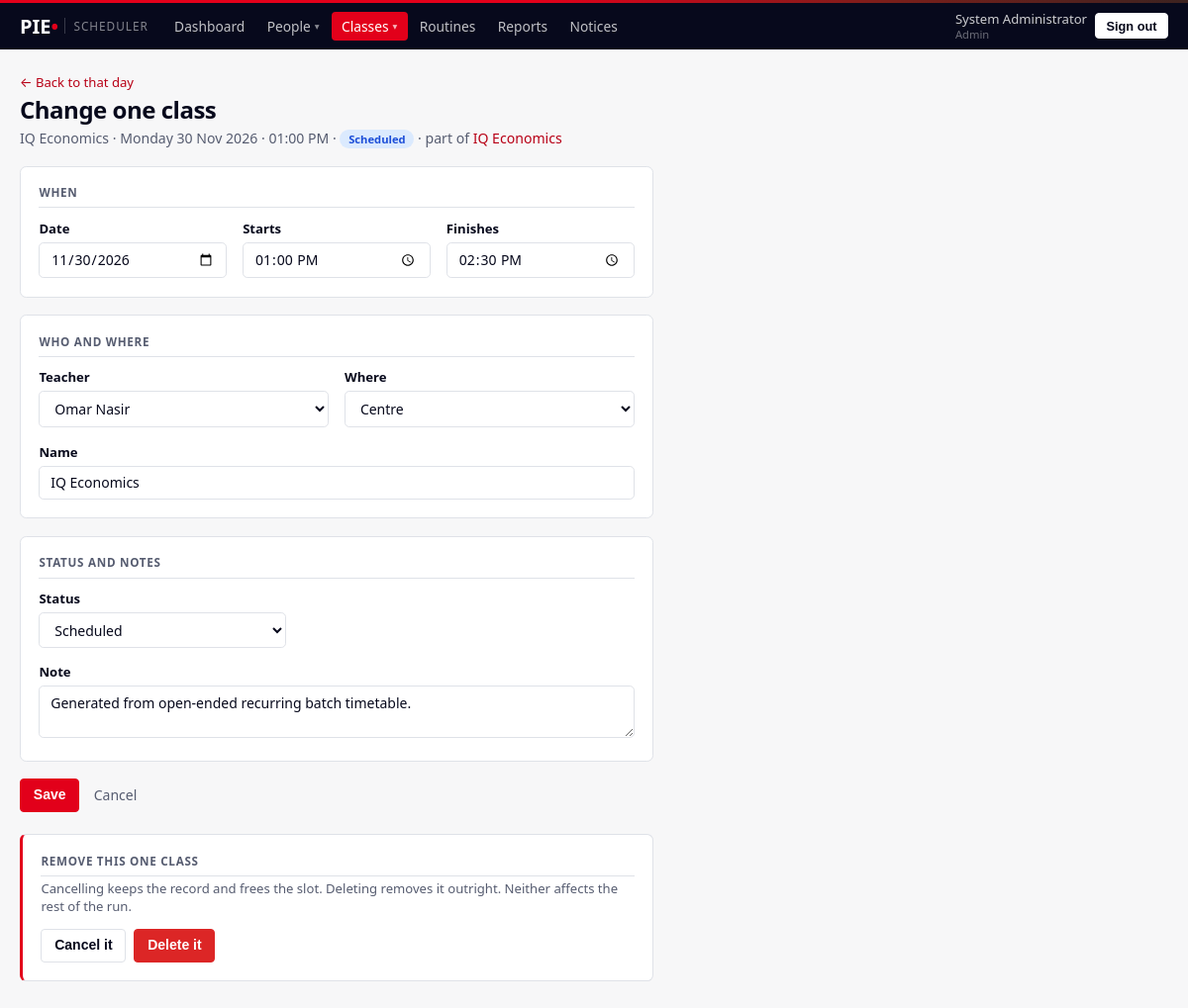
Screenshot of /admin/schedule/880/edit (signed in) with the database file from the repository.
### models.py (models this page shows, shortened)
class User(UserMixin, db.Model):
    __tablename__ = "user"
    id           = db.Column(db.Integer, primary_key=True)
    username     = db.Column(db.String(64), unique=True, nullable=False, index=True)
    password_hash= db.Column(db.String(255), nullable=False)
    full_name    = db.Column(db.String(120), nullable=False)
    role         = db.Column(db.String(16), nullable=False, index=True)
    status       = db.Column(db.String(16), default="ACTIVE", nullable=False, index=True)
    phone        = db.Column(db.String(32))
    email        = db.Column(db.String(120))
    branch       = db.Column(db.String(32), index=True)
    subjects     = db.Column(db.String(255))          # teachers only
    max_daily_hours = db.Column(db.Float, default=8.0)# teachers only
    days_off     = db.Column(db.String(32))           # teachers: "0,3" = Mon,Thu
    work_hours   = db.Column(db.String(255))          # "0=10:00-20:00;1=14:00-20:00"
    initial_password = db.Column(db.String(64))
    created_at   = db.Column(db.DateTime, default=datetime.utcnow)
    @property
    def is_active(self):
        return self.status == "ACTIVE"
    @property
    def is_admin(self):
        return self.role == "ADMIN"

class ClassSchedule(db.Model):
    __tablename__ = "class_schedule"
    id           = db.Column(db.Integer, primary_key=True)
    date         = db.Column(db.Date, nullable=False, index=True)
    start_time   = db.Column(db.Time, nullable=False)
    end_time     = db.Column(db.Time, nullable=False)
    duration_mins= db.Column(db.Integer, nullable=False)
    task         = db.Column(db.String(200))
    class_type   = db.Column(db.String(20), nullable=False, default="1-on-1")
    venue        = db.Column(db.String(80), default="Centre")
    room         = db.Column(db.String(100))          # typed per date by admin
    teacher_id   = db.Column(db.Integer, db.ForeignKey("user.id"), nullable=False, index=True)
    course_id    = db.Column(db.Integer, db.ForeignKey("course.id"), nullable=True)
    student_id   = db.Column(db.Integer, db.ForeignKey("user.id"), nullable=True, index=True)
    status       = db.Column(db.String(30), default="Scheduled", index=True)
    notes        = db.Column(db.Text)
    group_id     = db.Column(db.Integer, db.ForeignKey("class_group.id"), index=True)
    slot_id      = db.Column(db.Integer, db.ForeignKey("class_slot.id"))
    created_by   = db.Column(db.Integer, db.ForeignKey("user.id"))
    created_at   = db.Column(db.DateTime, default=datetime.utcnow)
    teacher = db.relationship("User", foreign_keys=[teacher_id],
                              backref=db.backref("teacher_schedules", cascade="all, delete-orphan"))
    student = db.relationship("User", foreign_keys=[student_id],
                              backref=db.backref("student_schedules", lazy="dynamic"))
    course  = db.relationship("Course", backref=db.backref("schedules", cascade="all, delete-orphan"))
    att_records = db.relationship("ScheduleAttendance", backref="schedule",
                                  cascade="all, delete-orphan")
    @property
    def start_str(self):
        return self.start_time.strftime("%I:%M %p")

class ClassGroup(db.Model):
    __tablename__ = "class_group"
    id          = db.Column(db.Integer, primary_key=True)
    name        = db.Column(db.String(200), nullable=False)
    kind        = db.Column(db.String(20), nullable=False, default="Batch")  # Batch | 1-on-1
    course_id   = db.Column(db.Integer, db.ForeignKey("course.id"), index=True)
    teacher_id  = db.Column(db.Integer, db.ForeignKey("user.id"), nullable=False, index=True)
    venue       = db.Column(db.String(80), default="Centre")
    start_date  = db.Column(db.Date, nullable=False)
    end_date    = db.Column(db.Date)            # None = runs until stopped
    generated_to= db.Column(db.Date)
    status      = db.Column(db.String(20), default="Active", index=True)
    pause_from  = db.Column(db.Date)
    pause_to    = db.Column(db.Date)
    note        = db.Column(db.Text)
    created_at  = db.Column(db.DateTime, default=datetime.utcnow)
    course   = db.relationship("Course", backref="groups")
    teacher  = db.relationship("User", foreign_keys=[teacher_id])
    slots    = db.relationship("ClassSlot", backref="group",
                               cascade="all, delete-orphan",
                               order_by="ClassSlot.weekday, ClassSlot.start_time")
    members  = db.relationship("GroupStudent", backref="group",
                               cascade="all, delete-orphan")
    sessions = db.relationship("ClassSchedule", backref="group",
                               cascade="all, delete-orphan", lazy="dynamic")

### views_admin.py (the view, shortened to what this page needs)
@bp.route("/admin/schedule/<int:cid>/edit", methods=["GET", "POST"])
@login_required
@admin_only
def edit_schedule(cid):
    from datetime import time as dtime
    cls = db.session.get(ClassSchedule, cid)
    if not cls:
        abort(404)
    sids = ([cls.student_id] if cls.student_id else
            ([m.student_id for m in cls.group.members] if cls.group else []))
    return render_template("admin/schedule_edit.html", cls=cls,
                           verdict=None, options=[], **_lists())

### templates/admin/schedule_edit.html (shortened to what this page needs)
{% extends "base.html" %}
{% import "partials/macros.html" as m %}
{% block content %}
<div class="page-head">
  <div>
    <p class="ph-back"><a href="{{ url_for('admin.calendar', view='day',
       date=cls.date.isoformat()) }}">&larr; Back to that day</a></p>
    <h1 class="page-title">Change one class</h1>
    <p class="page-sub">
      {{ cls.task or 'Class' }} &middot;
      {{ cls.date.strftime('%A %d %b %Y') }} &middot;
      {{ cls.start_str }} &middot; {{ m.pill_sched(cls.status) }}
      {% if cls.group %} &middot; part of
        <a href="{{ url_for('admin.class_detail', gid=cls.group_id) }}">{{ cls.group.name }}</a>
      {% endif %}
    </p>
  </div>
</div>
<div style="max-width:640px">
<form method="post" class="warn-unsaved">
  <div class="panel" style="margin-bottom:1.1rem">
    <h3 class="form-section-title">When</h3>
    <div class="form-row cols-3">
      <div><label class="form-label">Date</label>
        <input type="date" class="form-control" name="date"
               value="{{ cls.date.isoformat() }}" required></div>
      <div><label class="form-label">Starts</label>
        <input type="time" class="form-control" name="start_time" id="sFrom"
               value="{{ cls.start_time.strftime('%H:%M') }}" required></div>
      <div><label class="form-label">Finishes</label>
        <input type="time" class="form-control" name="end_time" id="sTo"
               value="{{ cls.end_time.strftime('%H:%M') }}" required></div>
    </div>
  </div>
  <div class="panel" style="margin-bottom:1.1rem">
    <h3 class="form-section-title">Who and where</h3>
    <div class="form-row cols-2" style="margin-bottom:1rem">
      <div><label class="form-label">Teacher</label>
        <select class="form-select" name="teacher_id">
          {% for t in teachers_all %}
            <option value="{{ t.id }}" {{ 'selected' if cls.teacher_id == t.id }}>
              {{ t.full_name }}</option>
          {% endfor %}
        </select></div>
      <div><label class="form-label">Where</label>
        <select class="form-select" name="venue">
          {% for v in ['Centre','Online','Zoom'] %}
            <option {{ 'selected' if cls.venue == v }}>{{ v }}</option>{% endfor %}
        </select></div>
    </div>
    <div><label class="form-label">Name</label>
      <input class="form-control" name="task" value="{{ cls.task or '' }}"></div>
  </div>
  <div class="panel" style="margin-bottom:1.1rem">
    <h3 class="form-section-title">Status and notes</h3>
    <div style="max-width:250px;margin-bottom:.9rem">
      <label class="form-label">Status</label>
      <select class="form-select" name="status">
        {% for s in ['Scheduled','Completed','Cancelled','Student Absent','Teacher Absent'] %}
          <option {{ 'selected' if cls.status == s }}>{{ s }}</option>{% endfor %}
      </select>
    </div>
    <div><label class="form-label">Note</label>
      <textarea class="form-control" name="notes" rows="2"
        placeholder="Why it moved, who asked…">{{ cls.notes or '' }}</textarea></div>
  </div>
  <div style="display:flex;gap:.5rem;flex-wrap:wrap">
    <button class="btn btn-primary">Save</button>
    <a class="btn btn-link" href="{{ url_for('admin.calendar', view='day',
       date=cls.date.isoformat()) }}">Cancel</a>
  </div>
</form>
<div class="panel panel-flag" style="margin-top:1.4rem">
  <h3 class="form-section-title">Remove this one class</h3>
  <p class="panel-hint">
    Cancelling keeps the record and frees the slot. Deleting removes it outright.
    Neither affects the rest of the run.
  </p>
  <div style="display:flex;gap:.5rem;flex-wrap:wrap">
    <form method="post" action="{{ url_for('admin.cancel_schedule', cid=cls.id) }}">
      <button class="btn btn-outline">Cancel it</button></form>
    <form method="post" action="{{ url_for('admin.delete_schedule', cid=cls.id) }}"
          onsubmit="return confirm('Delete this class?')">
      <button class="btn btn-danger">Delete it</button></form>
  </div>
</div>
</div>
{% endblock %}

### templates/base.html (shortened to what this page needs)
<!DOCTYPE html>
<html lang="en">
<head>
<link rel="stylesheet" href="{{ url_for('static', filename='css/style.css') }}">
</head>
<body>
{% if current_user.is_authenticated %}
<header class="app-bar">
  <div class="bar-inner">
    <a class="wordmark" href="{{ url_for('dashboard') }}">
      PIE<span class="wm-pie"> &bull;</span>
      <span class="wm-app">Scheduler</span>
    </a>
    <nav class="main-nav">
      {% if current_user.is_admin %}
        <a class="nav-link {{ 'active' if request.endpoint == 'admin.overview' }}"
           href="{{ url_for('admin.overview') }}">Dashboard</a>
        <div class="nav-drop">
          <button type="button" class="nav-link nav-drop-btn
            {{ 'active' if request.endpoint and ('student' in request.endpoint
               or 'teacher' in request.endpoint or 'batch' in request.endpoint) }}">
            People <span class="caret">&#9662;</span>
          </button>
        </div>
        <div class="nav-drop">
          <button type="button" class="nav-link nav-drop-btn
            {{ 'active' if request.endpoint and ('course' in request.endpoint
               or 'class' in request.endpoint or 'schedule' in request.endpoint
               or request.endpoint == 'admin.calendar') }}">
            Classes <span class="caret">&#9662;</span>
          </button>
        </div>
        <a class="nav-link {{ 'active' if request.endpoint and 'routines' in request.endpoint }}"
           href="{{ url_for('admin.routines') }}">Routines</a>
        <a class="nav-link {{ 'active' if request.endpoint == 'admin.reports' }}"
           href="{{ url_for('admin.reports') }}">Reports</a>
        <a class="nav-link {{ 'active' if request.endpoint == 'admin.notices' }}"
           href="{{ url_for('admin.notices') }}">Notices</a>
      {% elif current_user.is_viewer %}
        <a class="nav-link {{ 'active' if 'viewer' in (request.endpoint or '') }}"
           href="{{ url_for('viewer.search') }}">Student Records</a>
      {% elif current_user.is_teacher %}
        <a class="nav-link {{ 'active' if request.endpoint == 'teacher.my_schedule' }}"
           href="{{ url_for('teacher.my_schedule') }}">My Schedule</a>
        <a class="nav-link {{ 'active' if request.endpoint in ('teacher.my_courses','teacher.course') }}"
           href="{{ url_for('teacher.my_courses') }}">My Courses</a>
      {% elif current_user.is_student %}
        <a class="nav-link {{ 'active' if request.endpoint == 'student.dashboard' }}"
           href="{{ url_for('student.dashboard') }}">My Learning</a>
      {% endif %}
    </nav>
    <div class="bar-user">
      <span class="who">{{ current_user.full_name }}<em>{{ current_user.role|title }}</em></span>
      <a href="{{ url_for('logout') }}">
        <button class="btn-signout">Sign out</button>
      </a>
    </div>
  </div>
</header>
{% endif %}
<div class="page">
  {% block content %}{% endblock %}
</div>
</body>
</html>

### rows the page displays
User: full_name "System Administrator", role "Admin"
ClassSchedule: task "IQ Economics", date "Monday 30 Nov 2026", start_str "01:00 PM", date "11/30/2026", start_time "13:00", end_time "14:30", notes "Generated from open-ended recurring batch timetable."
ClassGroup: group.name "IQ Economics"

### other values shown
form field teacher_id "Omar Nasir"
form field venue "Centre"
form field status "Scheduled"
